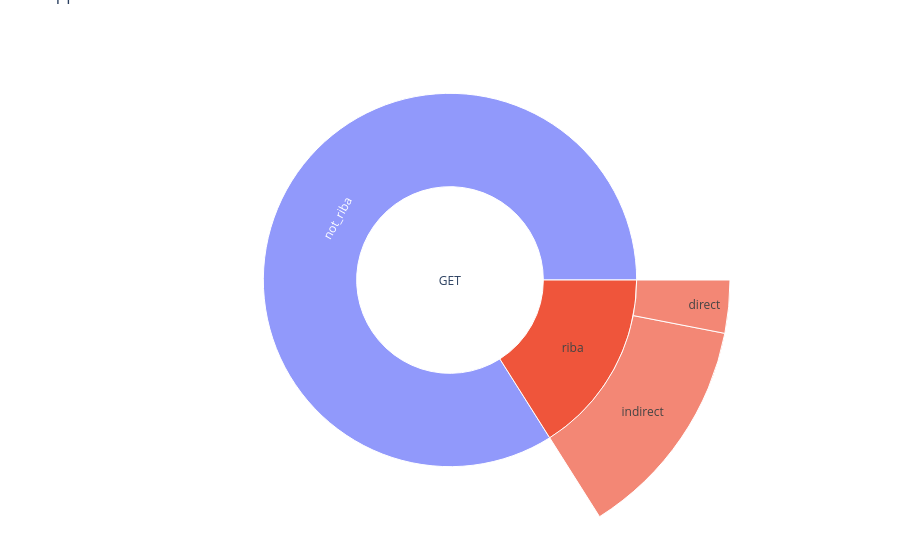

The code cell stored with this chart in its notebook:
### Code cell
distribution_chart.distribution_chart(
    names=labels,
    parents=parents,
    sizes=sizes,
    chart_type="sunburst",
    title_text="Application Current Status",
)

### Figure 1 — Plotly figure (JSON) as saved in the notebook; plotly's stock layout.template omitted (floating-point values rounded to 4 significant figures)
{"data": [{"branchvalues": "total", "hovertemplate": "<b>%{label}</b><br>Jumlah: %{value}<br>Persen: %{percentParent:.2%}<extra></extra>", "labels": ["GET", "not_riba", "riba", "indirect", "direct"], "parents": ["", "GET", "GET", "riba", "riba"], "type": "sunburst", "values": [131, 110, 21, 17, 4]}], "layout": {"margin": {"b": 0, "l": 0, "r": 0, "t": 0}, "title": {"text": "Application Current Status"}}}
